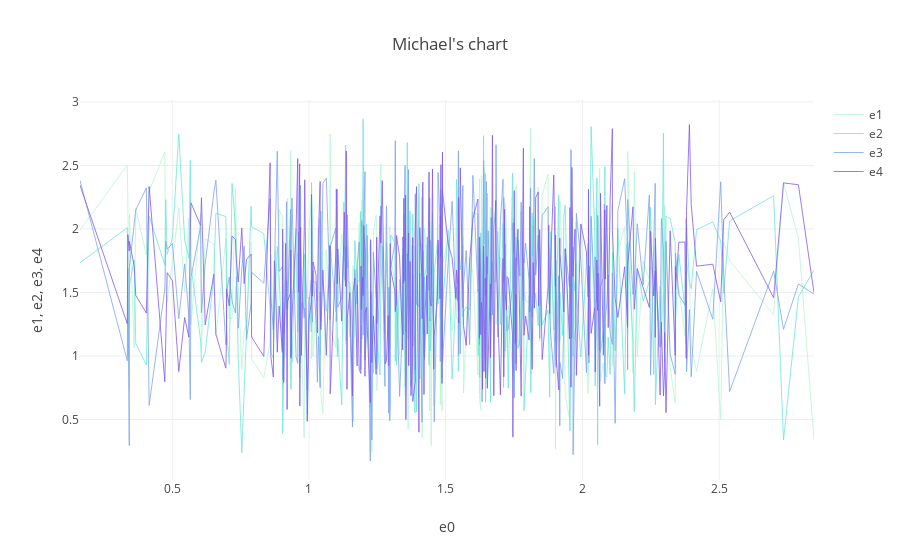

Notebook source saved alongside this figure:
### Markdown cell above
# Kql - render linechar

### Code cell
%%kql 
let randn = () {rand() + rand() + rand()};
range columnName from datetime('2015-01-01') to datetime('2016-01-10') step timespan('1d')
| extend e0 = randn()
| extend e1 = randn()
| extend e2 = randn()
| extend e3 = randn()
| extend e4 = randn()
| project e0,e1,e2,e3,e4
| render linechart title="Michael's chart"

### Figure 1 — Plotly figure (JSON) as saved in the notebook; plotly's stock layout.template omitted (floating-point values rounded to 4 significant figures; data arrays with more than 128 entries replaced by an {"elided": "..."} marker saying what was removed)
{"data": [{"line": {"color": "rgb(184, 247, 212)", "width": 1}, "name": "e1", "opacity": 0.8, "type": "scatter", "x": {"elided": "375 float values"}, "y": {"elided": "375 float values"}}, {"line": {"color": "rgb(111, 231, 219)", "width": 1}, "name": "e2", "opacity": 0.8, "type": "scatter", "x": {"elided": "375 float values"}, "y": {"elided": "375 float values"}}, {"line": {"color": "rgb(127, 166, 238)", "width": 1}, "name": "e3", "opacity": 0.8, "type": "scatter", "x": {"elided": "375 float values"}, "y": {"elided": "375 float values"}}, {"line": {"color": "rgb(131, 90, 241)", "width": 1}, "name": "e4", "opacity": 0.8, "type": "scatter", "x": {"elided": "375 float values"}, "y": {"elided": "375 float values"}}], "layout": {"showlegend": true, "title": "Michael's chart", "xaxis": {"title": "e0"}, "yaxis": {"title": "e1, e2, e3, e4", "type": "linear"}}}
